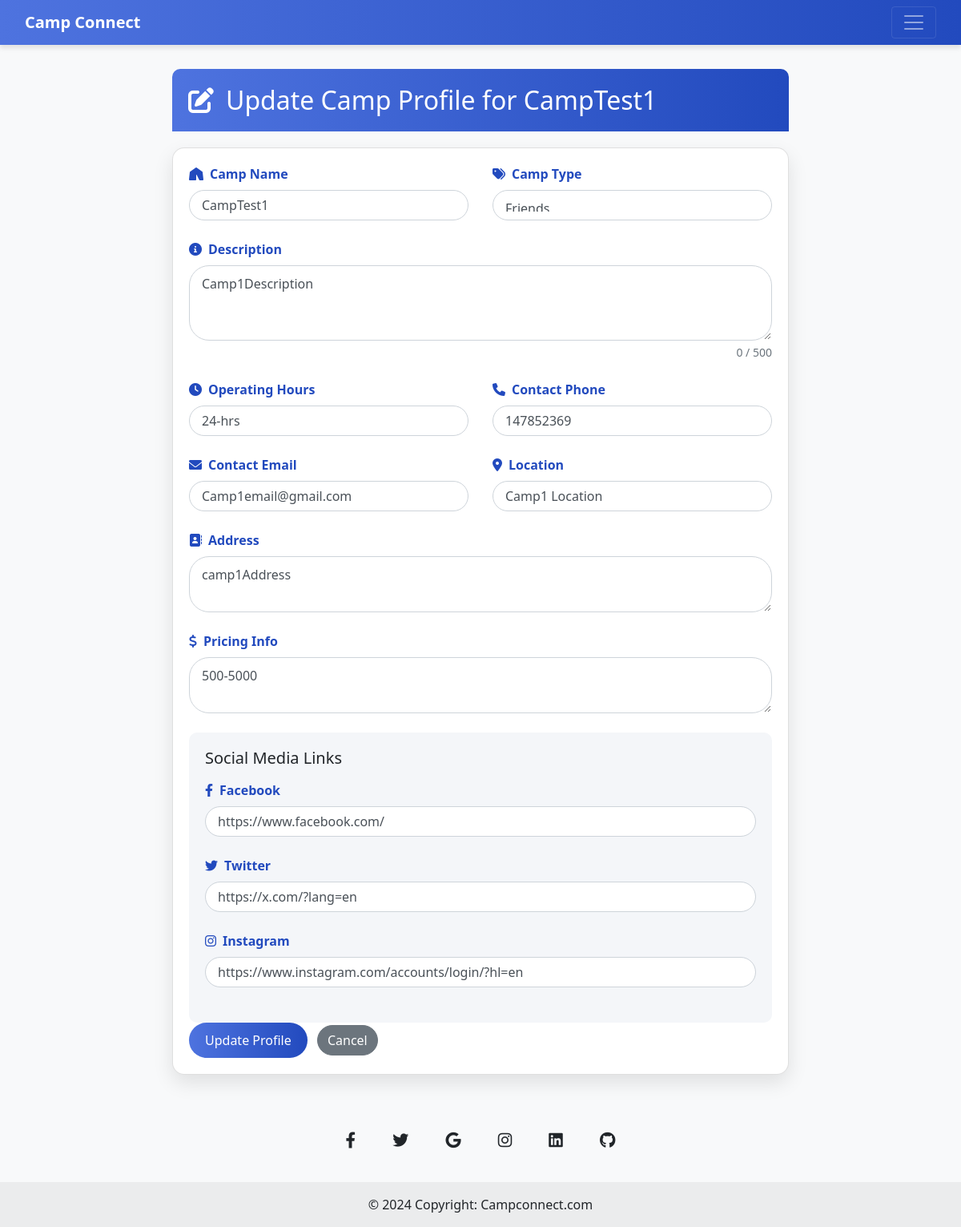
Page /Camp/profile_update/ (signed in) on the committed database.
### Camp/models.py (models this page shows)
class CampProfile(models.Model):
    CAMP_TYPE_CHOICES = [
        ('Adventure', 'Adventure'),
        ('Luxury', 'Luxury'),
        ('Family', 'Family'),
        ('Eco', 'Eco'),
        ('Friends', 'Friends'),
    ]
    camp_name = models.CharField(max_length=200)
    description = models.TextField()
    camp_type = models.CharField(max_length=50, choices=CAMP_TYPE_CHOICES)
    operating_hours = models.CharField(max_length=100, blank=True, null=True)
    contact_phone = models.CharField(max_length=20, blank=True, null=True)
    contact_email = models.EmailField(blank=True, null=True)
    address = models.TextField(blank=True, null=True)
    location = models.CharField(max_length=255, blank=True, null=True)
    pricing_info = models.TextField(blank=True, null=True)
    social_media_facebook = models.URLField(blank=True, null=True)
    social_media_twitter = models.URLField(blank=True, null=True)
    social_media_instagram = models.URLField(blank=True, null=True)
    camp = models.ForeignKey('Camp', on_delete=models.CASCADE, related_name='CampProfile')

### Camp/views.py (the view, shortened to what this page needs)
# urls.py: path('profile_update/', views.camp_profile_update_detailed, name='camp_profile_update'),
def camp_profile_update_detailed(request):
    camp_id = request.session.get('Cid')
    if not camp_id:
        return HttpResponseForbidden("You are not logged in.")
    camp_profile = get_object_or_404(CampProfile, camp_id=camp_id)
    return render(request, 'Camp/camp_profile_update.html', {'camp_profile': camp_profile})

### Camp/templates/Camp/camp_profile_update.html (shortened to what this page needs)
{% extends "Camp/base.html"%}
{% block navbar%}
<!DOCTYPE html>
<html lang="en">
<head>
    <link rel="stylesheet" href="https://cdnjs.cloudflare.com/ajax/libs/font-awesome/6.0.0/css/all.min.css">
    <link href="https://stackpath.bootstrapcdn.com/bootstrap/4.5.2/css/bootstrap.min.css" rel="stylesheet">
</head>
<body>
    <div class="container update-profile-container">
        <div class="update-profile-header">
            <i class="fas fa-edit"></i>
            <h2 class="mb-0">Update Camp Profile for {{ camp_profile.camp_name }}</h2>
        </div>
        <div class="card">
            <div class="card-body">
                <form method="POST" id="updateProfileForm">
                    <div class="row">
                        <div class="col-md-6">
                            <div class="form-group">
                                <label for="camp_name" class="form-label">
                                    <i class="fas fa-tent mr-2"></i>Camp Name
                                </label>
                                <input type="text" class="form-control" id="camp_name" name="camp_name"
                                       value="{{ camp_profile.camp_name }}" required>
                            </div>
                        </div>
                        <div class="col-md-6">
                            <div class="form-group">
                                <label for="camp_type" class="form-label">
                                    <i class="fas fa-tags mr-2"></i>Camp Type
                                </label>
                                <select class="form-control" id="camp_type" name="camp_type" required>
                                    {% for type, label in camp_profile.CAMP_TYPE_CHOICES %}
                                        <option value="{{ type }}" {% if type == camp_profile.camp_type %}selected{% endif %}>
                                            {{ label }}
                                        </option>
                                    {% endfor %}
                                </select>
                            </div>
                        </div>
                    </div>
                    <div class="form-group">
                        <label for="description" class="form-label">
                            <i class="fas fa-info-circle mr-2"></i>Description
                        </label>
                        <textarea class="form-control" id="description" name="description"
                                  rows="3" maxlength="500">{{ camp_profile.description }}</textarea>
                        <small class="form-text text-muted text-right" id="description-counter">
                            0 / 500
                        </small>
                    </div>
                    <div class="row">
                        <div class="col-md-6">
                            <div class="form-group">
                                <label for="operating_hours" class="form-label">
                                    <i class="fas fa-clock mr-2"></i>Operating Hours
                                </label>
                                <input type="text" class="form-control" id="operating_hours"
                                       name="operating_hours" value="{{ camp_profile.operating_hours }}">
                            </div>
                        </div>
                        <div class="col-md-6">
                            <div class="form-group">
                                <label for="contact_phone" class="form-label">
                                    <i class="fas fa-phone mr-2"></i>Contact Phone
                                </label>
                                <input type="tel" class="form-control" id="contact_phone"
                                       name="contact_phone" value="{{ camp_profile.contact_phone }}">
                            </div>
                        </div>
                    </div>
                    <div class="row">
                        <div class="col-md-6">
                            <div class="form-group">
                                <label for="contact_email" class="form-label">
                                    <i class="fas fa-envelope mr-2"></i>Contact Email
                                </label>
                                <input type="email" class="form-control" id="contact_email"
                                       name="contact_email" value="{{ camp_profile.contact_email }}">
                            </div>
                        </div>
                        <div class="col-md-6">
                            <div class="form-group">
                                <label for="location" class="form-label">
                                    <i class="fas fa-map-marker-alt mr-2"></i>Location
                                </label>
                                <input type ```html
                                ="text" class="form-control" id="location" name="location"
                                       value="{{ camp_profile.location }}">
                            </div>
                        </div>
                    </div>
                    <div class="form-group">
                        <label for="address" class="form-label">
                            <i class="fas fa-address-book mr-2"></i>Address
                        </label>
                        <textarea class="form-control" id="address" name="address"
                                  rows="2">{{ camp_profile.address }}</textarea>
                    </div>
                    <div class="form-group">
                        <label for="pricing_info" class="form-label">
                            <i class="fas fa-dollar-sign mr-2"></i>Pricing Info
                        </label>
                        <textarea class="form-control" id="pricing_info" name="pricing_info"
                                  rows="2">{{ camp_profile.pricing_info }}</textarea>
                    </div>
                    <div class="social-media-section">
                        <h5 class="mb-3">Social Media Links</h5>
                        <div class="form-group">
                            <label for="social_media_facebook" class="form-label">
                                <i class="fab fa-facebook-f mr-2"></i>Facebook
                            </label>
                            <input type="url" class="form-control" id="social_media_facebook"
                                   name="social_media_facebook"
                                   value="{{ camp_profile.social_media_facebook }}">
                        </div>
                        <div class="form-group">
                            <label for="social_media_twitter" class="form-label">
                                <i class="fab fa-twitter mr-2"></i>Twitter
                            </label>
                            <input type="url" class="form-control" id="social_media_twitter"
                                   name="social_media_twitter"
                                   value="{{ camp_profile.social_media_twitter }}">
                        </div>
                        <div class="form-group">
                            <label for="social_media_instagram" class="form-label">
                                <i class="fab fa-instagram mr-2"></i>Instagram
                            </label>
                            <input type="url" class="form-control" id="social_media_instagram"
                                   name="social_media_instagram"
                                   value="{{ camp_profile.social_media_instagram }}">
                        </div>
                    </div>
                    <button type="submit" class="btn btn-primary">Update Profile</button>
                    <a href="{% url 'Camp:camp_profile' %}" class="btn btn-secondary ml-2">Cancel</a>
                </form>
            </div>
        </div>
    </div>
<footer class="text-center bg-body-tertiary">
    <div class="container pt-4">
      <section class="mb-4">
        <a
          data-mdb-ripple-init
          class="btn btn-link btn-floating btn-lg text-body m-1"
          href="#!"
          role="button"
          data-mdb-ripple-color="dark"
          ><i class="fab fa-facebook-f"></i
        ></a>
        <a
          data-mdb-ripple-init
          class="btn btn-link btn-floating btn-lg text-body m-1"
          href="#!"
          role="button"
          data-mdb-ripple-color="dark"
          ><i class="fab fa-twitter"></i
        ></a>
        <a
          data-mdb-ripple-init
          class="btn btn-link btn-floating btn-lg text-body m-1"
          href="#!"
          role="button"
          data-mdb-ripple-color="dark"
          ><i class="fab fa-google"></i
        ></a>
        <a
          data-mdb-ripple-init
          class="btn btn-link btn-floating btn-lg text-body m-1"
          href="#!"
          role="button"
          data-mdb-ripple-color="dark"
          ><i class="fab fa-instagram"></i
        ></a>
        <a
          data-mdb-ripple-init
          class="btn btn-link btn-floating btn-lg text-body m-1"
          href="#!"
          role="button"
          data-mdb-ripple-color="dark"
          ><i class="fab fa-linkedin"></i
        ></a>
        <a
          data-mdb-ripple-init
          class="btn btn-link btn-floating btn-lg text-body m-1"
          href="#!"
          role="button"
          data-mdb-ripple-color="dark"
          ><i class="fab fa-github"></i
        ></a>
      </section>
    </div>
    <div class="text-center p-3" style="background-color: rgba(0, 0, 0, 0.05);">
      © 2024 Copyright:
      <a class="text-body" href="www.campconnect.com">Campconnect.com</a>
    </div>
  </footer>
</body>
</html>
{% endblock navbar%}

### Camp/templates/Camp/base.html (style rules this page uses)
body { background-color: #f8f9fa; font-family: 'Segoe UI', Tahoma, Geneva, Verdana, sans-serif; }

### Camp/templates/Camp/camp_profile_update.html (style rules this page uses)
:root { --primary-color: #4e73df; --secondary-color: #224abe; --light-background: #f8f9fa; }
body { background-color: var(--light-background); font-family: 'Segoe UI', Tahoma, Geneva, Verdana, sans-serif; }
.update-profile-container { max-width: 800px; margin: 0 auto; padding: 30px 15px; }
.update-profile-header { background: linear-gradient(to right, var(--primary-color), var(--secondary-color)); color: white; padding: 20px; border-radius: 10px 10px 0 0; margin-bottom: 20px; display: flex; align-items: center; }
.update-profile-header i { margin-right: 15px; font-size: 2rem; }
.card { border-radius: 15px; box-shadow: 0 10px 25px rgba(0,0,0,0.1); transition: all 0.3s ease; }
.form-label { font-weight: 600; color: var(--secondary-color); }
.form-control { border-radius: 25px; padding: 10px 15px; transition: all 0.3s ease; }
.btn-primary { background: linear-gradient(to right, var(--primary-color), var(--secondary-color)); border: none; border-radius: 25px; padding: 10px 20px; transition: all 0.3s ease; }
.btn-secondary { border-radius: 25px; }
.form-group { margin-bottom: 1.5rem; }
.social-media-section { background-color: #f4f6f9; padding: 20px; border-radius: 10px; margin-top: 20px; }

### rows in the picture
CampProfile: camp_name "CampTest1", camp_type "Friends", description "Camp1Description", operating_hours "24-hrs", contact_phone "147852369", contact_email "Camp1email@gmail.com", location "Camp1 Location", address "camp1Address", pricing_info "500-5000", social_media_facebook "https://www.facebook.com/", social_media_twitter "https://x.com/?lang=en", social_media_instagram "https://www.instagram.com/accounts/login/?hl=en"
